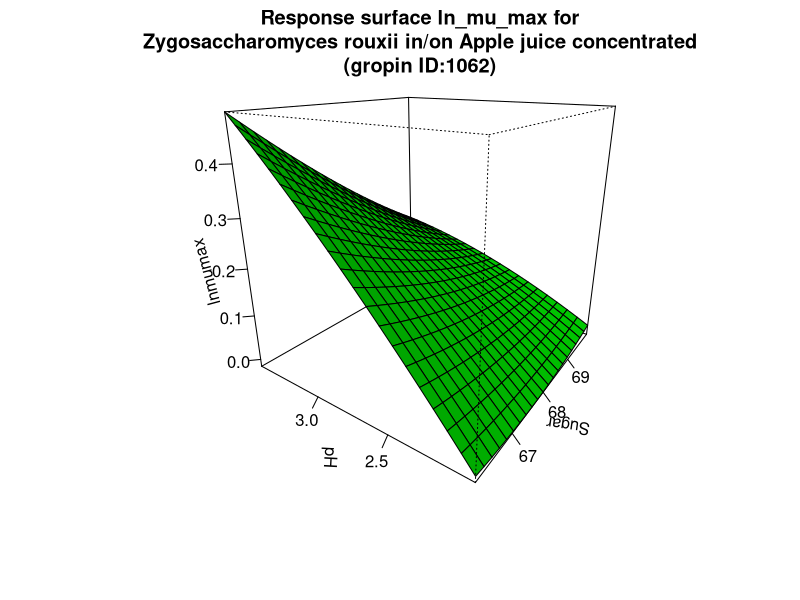

Write R code to recreate this figure.
#############################
# start of Parameter script
#############################
Sugar <- seq(66.066,69.9300699300699,length.out=21)
pH <- seq(2.002,3.4965034965035,length.out=21)
#############################
# end of Parameter script
#############################
############################# 
# start of Model script Gropin ID 1062 
#############################
 
# constant coefficients for this model
 
variables <- data.frame(Sugar,pH)
argumentsPar <- unique.data.frame(expand.grid(variables))
 
# heart of the model
response_surface <- function(Sugar,pH) {
   mumax <-12.63699-0.50885*Sugar+0.00459363*(Sugar^2)+4.26298*pH-0.038048*(pH^2)-0.05637*Sugar*pH

	return(mumax=mumax)
} 

# output parameters
responseSurface <- cbind(argumentsPar,response_surface(argumentsPar['Sugar'],argumentsPar['pH']))
colnames(responseSurface) <- c(colnames(argumentsPar),'lnmumax')
#############################
# End of Model script
#############################
############################# 
# start of Visualisation script Gropin ID 1062 
#############################
titleText <-'Response surface ln_mu_max for
Zygosaccharomyces rouxii in/on Apple juice concentrated
(gropin ID:1062)'
persp(Sugar,pH,matrix(unlist(responseSurface$'lnmumax'),nrow=21),col = 'green',xlab='Sugar',ylab='pH',zlab='lnmumax',main=titleText,theta=305,phi=20,shade=0.25,ticktype = 'detailed')
#############################
# End of Visualisation script
#############################
